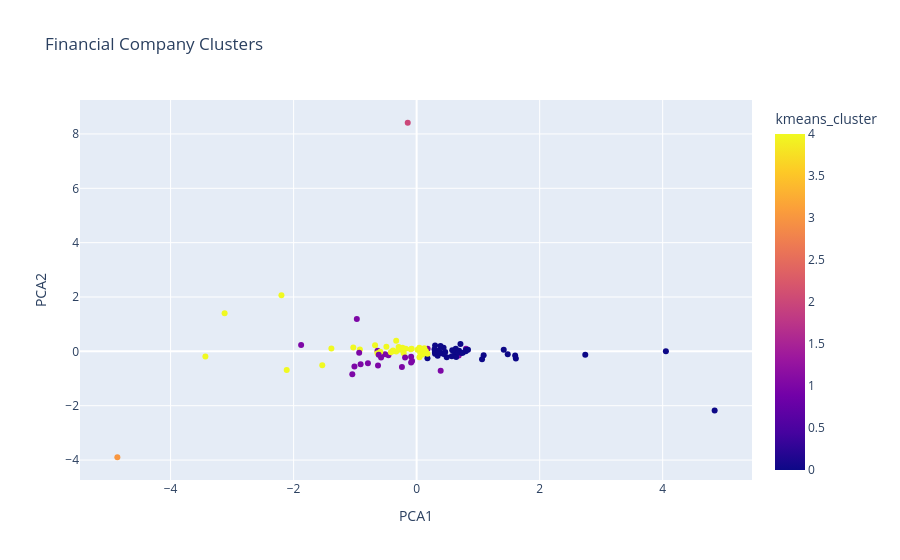

Notebook source saved alongside this figure:
### Code cell
fig = px.scatter(
    cluster_df,
    x="PCA1",
    y="PCA2",
    color="kmeans_cluster",
    hover_data=["symbol"],
    title="Financial Company Clusters"
)

fig.show()

### Figure 1 — Plotly figure (JSON) as saved in the notebook; plotly's stock layout.template omitted (floating-point values rounded to 4 significant figures)
{"data": [{"customdata": [["ABB"], ["ADANIENSOL"], ["ADANIENT"], ["ADANIGREEN"], ["ADANIPORTS"], ["ADANIPOWER"], ["AMBUJACEM"], ["APOLLOHOSP"], ["ASIANPAINT"], ["ATGL"], ["AXISBANK"], ["BAJAJ-AUTO"], ["BAJAJFINSV"], ["BAJAJHLDNG"], ["BAJFINANCE"], ["BANKBARODA"], ["BEL"], ["BHARTIARTL"], ["BHEL"], ["BOSCHLTD"], ["BPCL"], ["BRITANNIA"], ["CANBK"], ["CHOLAFIN"], ["CIPLA"], ["COALINDIA"], ["DABUR"], ["DIVISLAB"], ["DLF"], ["DMART"], ["DRREDDY"], ["EICHERMOT"], ["GAIL"], ["GODREJCP"], ["GRASIM"], ["HAL"], ["HAVELLS"], ["HCLTECH"], ["HDFCBANK"], ["HDFCLIFE"], ["HEROMOTOCO"], ["HINDALCO"], ["HINDUNILVR"], ["ICICIBANK"], ["ICICIGI"], ["ICICIPRULI"], ["INDIGO"], ["INDUSINDBK"], ["INFY"], ["IOC"], ["IRCTC"], ["IRFC"], ["ITC"], ["JINDALSTEL"], ["JIOFIN"], ["JSWENERGY"], ["JSWSTEEL"], ["KOTAKBANK"], ["LICI"], ["LODHA"], ["LT"], ["LTIM"], ["M&M"], ["MARUTI"], ["MOTHERSON"], ["NAUKRI"], ["NESTLEIND"], ["NHPC"], ["NTPC"], ["ONGC"], ["PFC"], ["PIDILITIND"], ["PNB"], ["POWERGRID"], ["RECLTD"], ["RELIANCE"], ["SBILIFE"], ["SBIN"], ["SHREECEM"], ["SHRIRAMFIN"], ["SIEMENS"], ["SUNPHARMA"], ["TATACONSUM"], ["TATAMOTORS"], ["TATAPOWER"], ["TATASTEEL"], ["TCS"], ["TECHM"], ["TITAN"], ["TORNTPHARM"], ["TRENT"], ["TVSMOTOR"], ["ULTRACEMCO"], ["UNIONBANK"], ["UNITDSPR"], ["VBL"], ["VEDL"], ["WIPRO"], ["ZOMATO"], ["ZYDUSLIFE"]], "hovertemplate": "PCA1=%{x}<br>PCA2=%{y}<br>symbol=%{customdata[0]}<br>kmeans_cluster=%{marker.color}<extra></extra>", "legendgroup": "", "marker": {"color": [0, 4, 4, 1, 4, 1, 0, 4, 0, 4, 1, 0, 1, 2, 1, 4, 0, 0, 0, 0, 0, 0, 4, 1, 1, 0, 0, 0, 0, 1, 4, 4, 0, 4, 4, 0, 0, 0, 1, 4, 0, 1, 0, 4, 4, 0, 0, 1, 0, 4, 0, 1, 0, 1, 4, 4, 4, 4, 3, 4, 0, 0, 0, 4, 4, 1, 0, 0, 0, 0, 1, 0, 1, 0, 0, 4, 4, 0, 4, 1, 4, 4, 1, 4, 4, 1, 0, 0, 4, 0, 4, 4, 4, 1, 1, 4, 0, 4, 1, 4], "coloraxis": "coloraxis", "symbol": "circle"}, "mode": "markers", "name": "", "orientation": "v", "showlegend": false, "type": "scatter", "x": [0.6893, -0.9225, -0.6374, -0.9108, -0.3324, -1.011, 0.6373, 0.05847, 0.749, -0.4916, -0.2391, 0.799, -0.5128, -0.1448, 0.6843, -1.534, 0.2963, 0.5724, 0.4891, 0.4651, 0.6426, 1.089, -2.112, -0.08981, 0.1791, 4.052, 0.6094, 0.3, 0.4379, -0.6348, -0.09645, 0.04485, 0.3921, 0.07363, -0.3316, 0.291, 0.3528, 0.5787, -0.08986, -0.2245, 1.481, 0.8017, 2.742, -3.434, 0.01464, 0.4388, 1.063, -0.5781, 0.8022, -0.5907, 0.6361, 0.391, 1.416, -0.4588, -2.198, -0.2928, -0.2103, -1.386, -4.865, -1.03, 0.2999, 0.628, 0.3421, 0.1388, 0.09554, -0.9722, 1.602, 0.7123, 0.2989, 0.3724, -0.07444, 0.3584, -0.7921, 0.3884, 0.1758, -0.3837, -0.676, 4.845, -0.1785, -0.1877, 0.15, 0.1249, -1.878, -0.6353, -3.122, -0.9341, 0.8349, 0.7263, 0.1762, 0.6724, -0.4196, 0.04557, -0.2704, -1.046, -0.6165, -0.387, 1.613, -0.2296, -0.6278, -0.08129], "xaxis": "x", "y": [0.01994, 0.07004, -0.01439, -0.4738, 0.3876, -0.5597, -0.03959, -0.04909, -0.05194, 0.1691, -0.5765, 0.003155, -0.1024, 8.413, -0.1489, -0.5158, -0.02462, -0.1783, -0.2197, -0.02126, -0.2045, -0.1467, -0.6906, -0.4061, 0.09581, 0.005728, 0.007173, 0.218, 0.1324, 0.02391, 0.08027, 0.1363, -0.06414, 0.005655, -0.0007929, 0.07352, -0.05432, 0.03697, -0.194, 0.08984, -0.1089, 0.09189, -0.1275, -0.1862, 0.06223, -0.09919, -0.295, -0.2281, 0.04881, -0.01823, 0.09855, -0.7157, 0.05997, -0.142, 2.065, 0.1611, -0.07339, 0.1073, -3.897, 0.1452, -0.08466, 0.001843, -0.1638, -0.01668, -0.1147, 1.193, -0.1507, 0.2704, -0.02771, -0.0308, -0.3547, 0.0243, -0.4345, 0.1958, -0.2555, 0.03405, 0.2208, -2.173, 0.1001, -0.2264, 0.00187, 0.1188, 0.2339, -0.07104, 1.405, -0.05413, 0.05603, -0.05953, -0.08834, -0.0387, -0.03687, -0.2142, 0.06187, -0.8384, -0.1241, 0.006474, -0.2595, 0.1318, -0.5176, 0.1002], "yaxis": "y"}], "layout": {"coloraxis": {"colorbar": {"title": {"text": "kmeans_cluster"}}, "colorscale": [[0, "#0d0887"], [0.1111, "#46039f"], [0.2222, "#7201a8"], [0.3333, "#9c179e"], [0.4444, "#bd3786"], [0.5556, "#d8576b"], [0.6667, "#ed7953"], [0.7778, "#fb9f3a"], [0.8889, "#fdca26"], [1, "#f0f921"]]}, "legend": {"tracegroupgap": 0}, "title": {"text": "Financial Company Clusters"}, "xaxis": {"anchor": "y", "domain": [0, 1], "title": {"text": "PCA1"}}, "yaxis": {"anchor": "x", "domain": [0, 1], "title": {"text": "PCA2"}}}}
